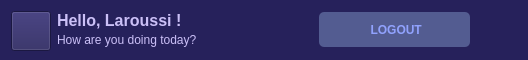
            <widget class="QWidget" name="header" native="true">
             <property name="minimumSize">
              <size>
               <width>0</width>
               <height>60</height>
              </size>
             </property>
             <property name="maximumSize">
              <size>
               <width>16777215</width>
               <height>60</height>
              </size>
             </property>
             <property name="styleSheet">
              <string notr="true">QWidget{
	background-color: rgb(38, 33, 91);
	color: rgb(203, 192, 247);
}
#logout_btn{
	background-color: rgb(83, 92, 145);
	border-radius:5px;
	color: rgb(255, 255, 255);
}
#logout_btn:hover{
	background-color: rgb(179, 85, 132);
}</string>
             </property>
             <layout class="QHBoxLayout" name="horizontalLayout_8">
              <item>
               <layout class="QHBoxLayout" name="horizontalLayout_7">
                <property name="spacing">
                 <number>6</number>
                </property>
                <item>
                 <widget class="QPushButton" name="toggle_btn">
                  <property name="sizePolicy">
                   <sizepolicy hsizetype="Preferred" vsizetype="Preferred">
                    <horstretch>0</horstretch>
                    <verstretch>0</verstretch>
                   </sizepolicy>
                  </property>
                  <property name="minimumSize">
                   <size>
                    <width>40</width>
                    <height>40</height>
                   </size>
                  </property>
                  <property name="maximumSize">
                   <size>
                    <width>45</width>
                    <height>45</height>
                   </size>
                  </property>
                  <property name="text">
                   <string/>
                  </property>
                  <property name="icon">
                   <iconset resource="../ico.qrc">
                    <normaloff>:/png/icons/menu_1.png</normaloff>:/png/icons/menu_1.png</iconset>
                  </property>
                  <property name="iconSize">
                   <size>
                    <width>38</width>
                    <height>38</height>
                   </size>
                  </property>
                  <property name="checkable">
                   <bool>true</bool>
                  </property>
                 </widget>
                </item>
                <item>
                 <layout class="QVBoxLayout" name="verticalLayout">
                  <property name="spacing">
                   <number>0</number>
                  </property>
                  <item>
                   <widget class="QLabel" name="label_8">
                    <property name="font">
                     <font>
                      <pointsize>12</pointsize>
                      <bold>true</bold>
                     </font>
                    </property>
                    <property name="styleSheet">
                     <string notr="true"/>
                    </property>
                    <property name="text">
                     <string>Hello, Laroussi !</string>
                    </property>
                   </widget>
                  </item>
                  <item>
                   <widget class="QLabel" name="label_7">
                    <property name="font">
                     <font>
                      <pointsize>9</pointsize>
                     </font>
                    </property>
                    <property name="styleSheet">
                     <string notr="true"/>
                    </property>
                    <property name="text">
                     <string>How are you doing today?</string>
                    </property>
                   </widget>
                  </item>
                 </layout>
                </item>
               </layout>
              </item>
              <item>
               <spacer name="horizontalSpacer_2">
                <property name="orientation">
                 <enum>Qt::Orientation::Horizontal</enum>
                </property>
                <property name="sizeHint" stdset="0">
                 <size>
                  <width>116</width>
                  <height>20</height>
                 </size>
                </property>
               </spacer>
              </item>
              <item>
               <layout class="QHBoxLayout" name="horizontalLayout_2">
                <property name="spacing">
                 <number>12</number>
                </property>
                <item>
                 <widget class="QPushButton" name="logout_btn">
                  <property name="sizePolicy">
                   <sizepolicy hsizetype="Preferred" vsizetype="Preferred">
                    <horstretch>0</horstretch>
                    <verstretch>0</verstretch>
                   </sizepolicy>
                  </property>
                  <property name="minimumSize">
                   <size>
                    <width>151</width>
                    <height>35</height>
                   </size>
                  </property>
                  <property name="maximumSize">
                   <size>
                    <width>16777215</width>
                    <height>35</height>
                   </size>
                  </property>
                  <property name="font">
                   <font>
                    <pointsize>9</pointsize>
                    <bold>true</bold>
                   </font>
                  </property>
                  <property name="toolTip">
                   <string/>
                  </property>
                  <property name="statusTip">
                   <string/>
                  </property>
                  <property name="styleSheet">
                   <string notr="true">color: rgb(145, 162, 254);</string>
                  </property>
                  <property name="text">
                   <string> LOGOUT</string>
                  </property>
                 </widget>
                </item>
                <item>
                 <widget class="QLabel" name="avatar">
                  <property name="minimumSize">
                   <size>
                    <width>35</width>
                    <height>35</height>
                   </size>
                  </property>
                  <property name="maximumSize">
                   <size>
                    <width>40</width>
                    <height>40</height>
                   </size>
                  </property>
                  <property name="text">
                   <string/>
                  </property>
                  <property name="pixmap">
                   <pixmap resource="../ico.qrc">:/png/icons/profile.png</pixmap>
                  </property>
                  <property name="scaledContents">
                   <bool>true</bool>
                  </property>
                 </widget>
                </item>
               </layout>
              </item>
             </layout>
            </widget>
